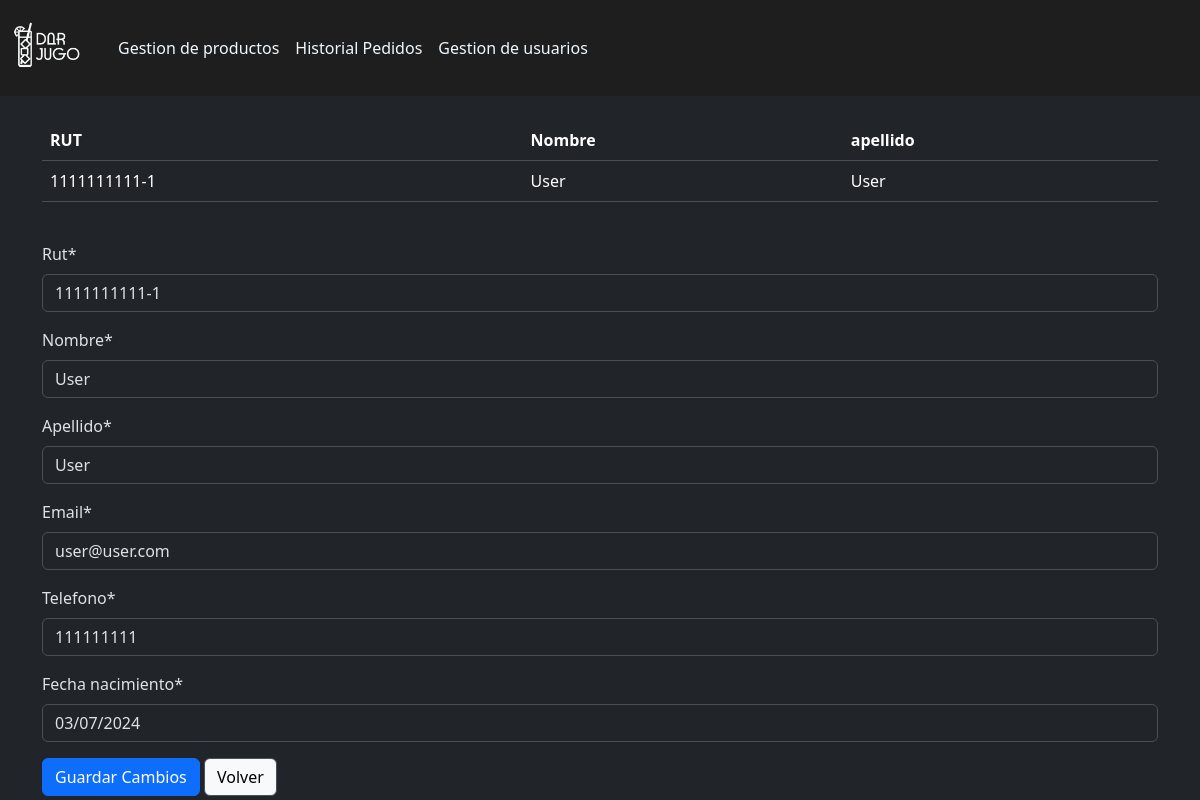
The app's page /editarusuario/1111111111-1/ (signed in) with its own data.
### aplicacion/models.py (models this page shows, shortened)
class Usuario(AbstractBaseUser, PermissionsMixin):
    email = models.EmailField(unique=True)
    rut = models.CharField(max_length=12, unique=True,primary_key=True)
    nombre = models.CharField(max_length=150)
    apellido = models.CharField(max_length=150)
    telefono = models.CharField(max_length=15)
    fecha_nacimiento = models.DateField()
    is_active = models.BooleanField(default=True)
    is_staff = models.BooleanField(default=False)
    objects = UsuarioManager()
    USERNAME_FIELD = 'email'
    REQUIRED_FIELDS = ['rut', 'nombre', 'apellido', 'telefono', 'fecha_nacimiento']

### aplicacion/views.py (the view)
# urls.py: path('editarusuario/<id>/',editarusuario,name='editarusuario'),
@staff_required
def editarusuario(request,id):
    usuario=get_object_or_404(Usuario,rut=id)
    form = UpdateUsuarioForm(instance=usuario)
    if request.method == "POST":
        form = UpdateUsuarioForm(data=request.POST,files=request.FILES,instance=usuario)
        if form.is_valid():
            form.save()
            return redirect('gestionusuario')
    datos={
        "form":form,
        "usuario":usuario
    }
    return render(request,'aplicacion/editarusuario.html',datos)

### aplicacion/forms.py
class UpdateUsuarioForm(forms.ModelForm):
    class Meta:
        model = Usuario
        fields = ['rut', 'nombre', 'apellido', 'email', 'telefono', 'fecha_nacimiento']

### aplicacion/decoradores.py (called while the page is built)
def staff_required(view_func):
    @wraps(view_func)
    def _wrapped_view(request, *args, **kwargs):
        if not request.user.is_authenticated or not request.user.is_staff:
            return redirect('index')  # Redirigir al índice
        return view_func(request, *args, **kwargs)
    return _wrapped_view

### aplicacion/templates/aplicacion/editarusuario.html (shortened to what this page needs)
{% extends "aplicacion/base_admin.html" %}
{% load static %}
{% load crispy_forms_tags %}
{% block contenido %}
<div class="container mt-4">
    <div class="table-responsive">
    <table class="table">
        <thead>
            <tr>
                <th>RUT</th>
                <th>Nombre</th>
                <th>apellido</th>
            </tr>
        </thead>
        <tbody>
            <tr>
                <td>{{ usuario.rut }}</td>
                <td>{{ usuario.nombre }}</td>
                <td>{{ usuario.apellido }}</td>
            </tr>
        </tbody>
    </table>
    </div>
</div>
<div class="container mt-4">
    <form action="" method="post" id="editproducto" enctype="multipart/form-data">
        {{ form | crispy }}
        <button type="submit" class="btn btn-primary">Guardar Cambios</button>
        <a href='{% url "gestionusuario" %}' role='button' class="btn btn-light border">Volver</a>
    </form>
</div>
{% endblock contenido %}

### aplicacion/static/aplicacion/css/style.css (style rules this page uses)
body { display: flex; flex-direction: column; min-height: 100vh; margin: 0; }

### records on screen
Usuario: rut "1111111111-1", nombre "User", apellido "User", email "user@user.com", telefono "111111111", fecha_nacimiento "03/07/2024"
